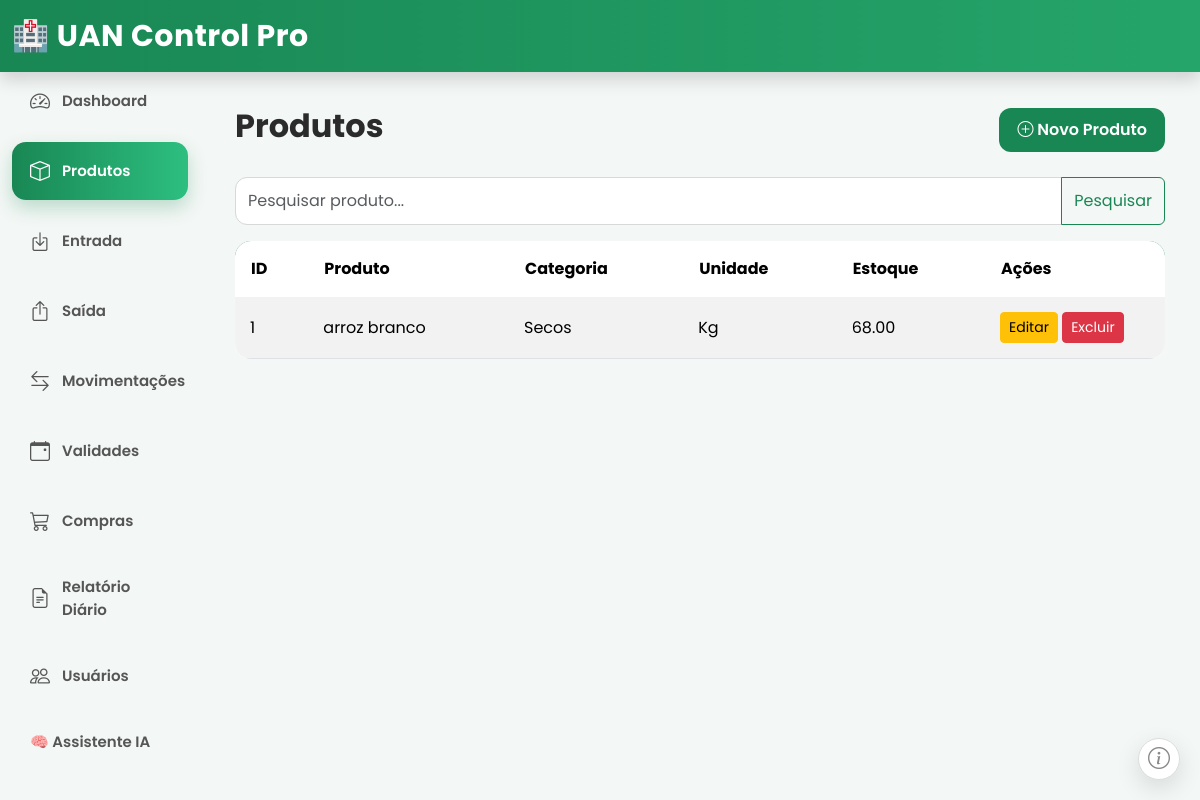
/produtos, run on the app's committed database.
### models.py (models this page shows, shortened)
class Produto(db.Model):
    __tablename__ = "produtos"
    id = db.Column(db.Integer, primary_key=True)
    nome = db.Column(db.String(120), nullable=False)
    categoria = db.Column(db.String(80), nullable=False)
    unidade = db.Column(db.String(30), nullable=False)
    codigo_barras = db.Column(db.String(80))
    fornecedor = db.Column(db.String(120))
    localizacao = db.Column(db.String(120))
    estoque_atual = db.Column(db.Float, default=0)
    estoque_minimo = db.Column(db.Float, default=0)
    estoque_maximo = db.Column(db.Float, default=0)
    essencial = db.Column(db.Boolean, default=False)
    observacao = db.Column(db.Text)
    ativo = db.Column(db.Boolean, default=True)
    criado_em = db.Column(
        db.DateTime,
        default=datetime.now
    )
    atualizado_em = db.Column(
        db.DateTime,
        default=datetime.now,
        onupdate=datetime.now
    )

### routes/produtos.py (the view)
@main.route("/produtos")
def produtos():
    busca = request.args.get("q", "")
    if busca:
        lista = Produto.query.filter(
            Produto.nome.contains(busca)
        ).order_by(
            Produto.nome
        ).all()
    else:
        lista = Produto.query.order_by(
            Produto.nome
        ).all()
    return render_template(
        "produtos.html",
        produtos=lista,
        busca=busca
    )

### templates/produtos.html
{% extends 'base.html' %}
{% block conteudo %}
<div class="d-flex justify-content-between align-items-center mb-4">
<h2>Produtos</h2>
<a href="/produtos/novo" class="btn btn-success">
<i class="bi bi-plus-circle"></i>
Novo Produto
</a>
</div>
<form class="mb-3">
<div class="input-group">
<input
type="text"
name="q"
value="{{ busca }}"
placeholder="Pesquisar produto..."
class="form-control">
<button class="btn btn-outline-success">
Pesquisar
</button>
</div>
</form>
<table class="table table-hover table-striped">
<thead>
<tr>
<th>ID</th>
<th>Produto</th>
<th>Categoria</th>
<th>Unidade</th>
<th>Estoque</th>
<th width="180">
Ações
</th>
</tr>
</thead>
<tbody>
{% for p in produtos %}
<tr>
<td>{{ p.id }}</td>
<td>{{ p.nome }}</td>
<td>{{ p.categoria }}</td>
<td>{{ p.unidade }}</td>
<td>{{ "%.2f"|format(p.estoque_atual) }}</td>
<td>
<a
href="/produtos/{{p.id}}/editar"
class="btn btn-warning btn-sm">
Editar
</a>
<a
href="/produtos/{{p.id}}/excluir"
class="btn btn-danger btn-sm"
onclick="return confirm('Excluir este produto?')">
Excluir
</a>
</td>
</tr>
{% endfor %}
</tbody>
</table>
{% endblock %}

### static/css/estilo.css (style rules this page uses)
* { margin:0; padding:0; box-sizing:border-box; }
body { background:#f3f7f5; font-family:'Poppins',sans-serif; color:#2b2b2b; }
h1,h2,h3,h4 { font-weight:700; }
.table { background:white; border-radius:16px; overflow:hidden; }
.table thead { background:#198754; color:white; }
.table th { border:none; padding:16px; }
.table td { padding:15px; vertical-align:middle; }
.btn-success { background:#198754; border:none; border-radius:12px; padding:10px 18px; font-weight:600; }
.form-control, .form-select { border-radius:12px; border:1px solid #d8d8d8; min-height:48px; }
a { text-decoration:none; }

### data on the page
Produto: id "1", nome "arroz branco", categoria "Secos", unidade "Kg", estoque_atual "68.00"
